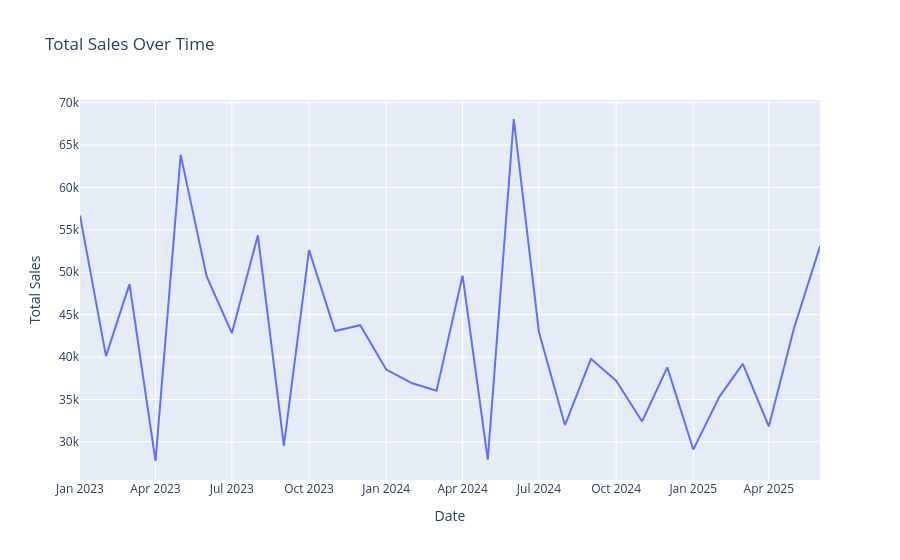

Write notebook code for a chart like this one.
### Code cell
fig = px.line(
    monthly_sales,
    x='Date',
    y='TotalPrice',
    title='Total Sales Over Time',
    labels={
        'Date': 'Date',
        'TotalPrice': 'Total Sales'
    }
)

fig.show()
